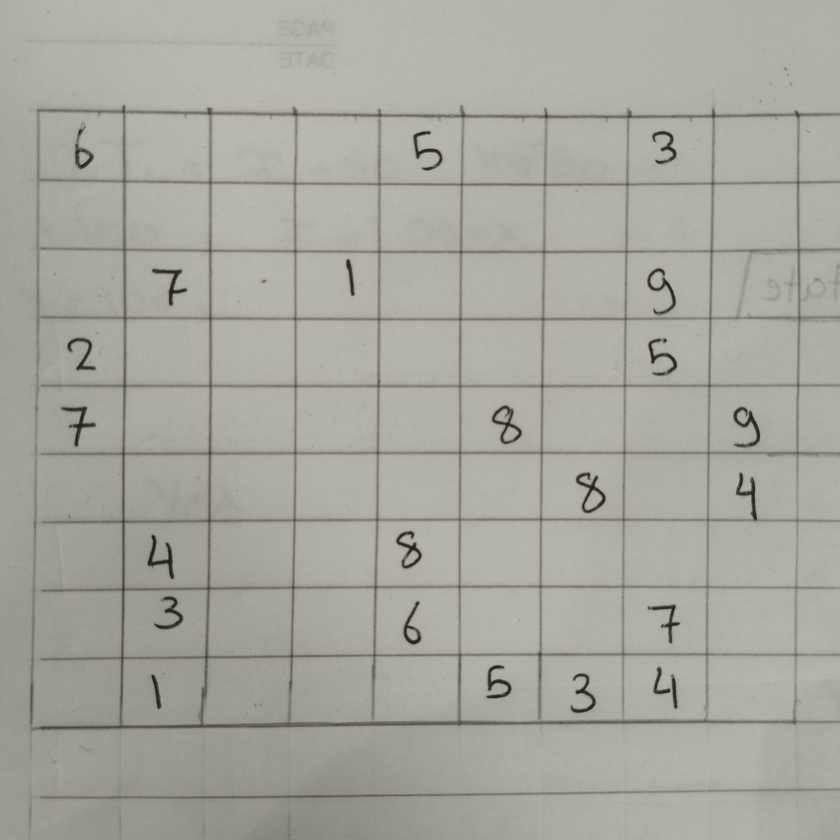
#> input picture temp_upload.png, 840 x 840 px, shrunk from 3072 x 3072 before the run
$ python find_lines.py
#> lines starting #> are read from the running program, lines starting #| are printed output that depends on the picture
from PIL import Image
import numpy as np

img = Image.open('temp_upload.png').convert("L")
arr = 255.0 - np.array(img, dtype=np.float32)
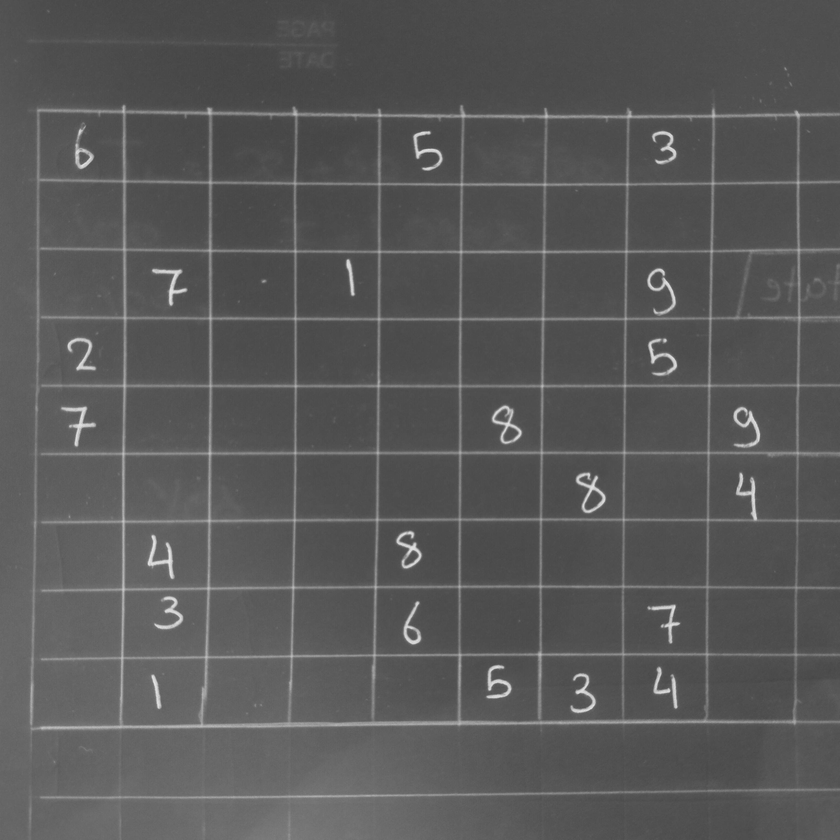
#> arr: shape (840, 840) float32; min 67, max 230, mean 88.5

# Grid lines are long continuous dark lines (now bright lines)
# Horizontal lines have high sum along rows
# Vertical lines have high sum along columns
row_sums = arr.sum(axis=1)
#> row_sums = 840 values, max 112591 at index 722, min 63134 at index 1, mean 74334.3
col_sums = arr.sum(axis=0)
#> col_sums = 840 values, max 108924 at index 123, min 68265 at index 568, mean 74334.3

import matplotlib.pyplot as plt
# Find peaks in row_sums and col_sums
print("Image dimensions (H, W):", arr.shape)
#| Image dimensions (H, W): (840, 840)
print("Top 15 row sum peaks:")
peaks_r = np.argsort(row_sums)[-15:]
#> peaks_r = [115, 519, 654, 251, 724, 587, 721, 520, 386, 452, 318, 385, 723, 453, 722]
print(sorted(peaks_r))
#| [115, 251, 318, 385, 386, 452, 453, 519, 520, 587, 654, 721, 722, 723, 724]

print("Top 15 col sum peaks:")
peaks_c = np.argsort(col_sums)[-15:]
#> peaks_c = [38, 378, 208, 37, 211, 294, 459, 460, 125, 295, 122, 210, 209, 124, 123]
print(sorted(peaks_c))
#| [37, 38, 122, 123, 124, 125, 208, 209, 210, 211, 294, 295, 378, 459, 460]
